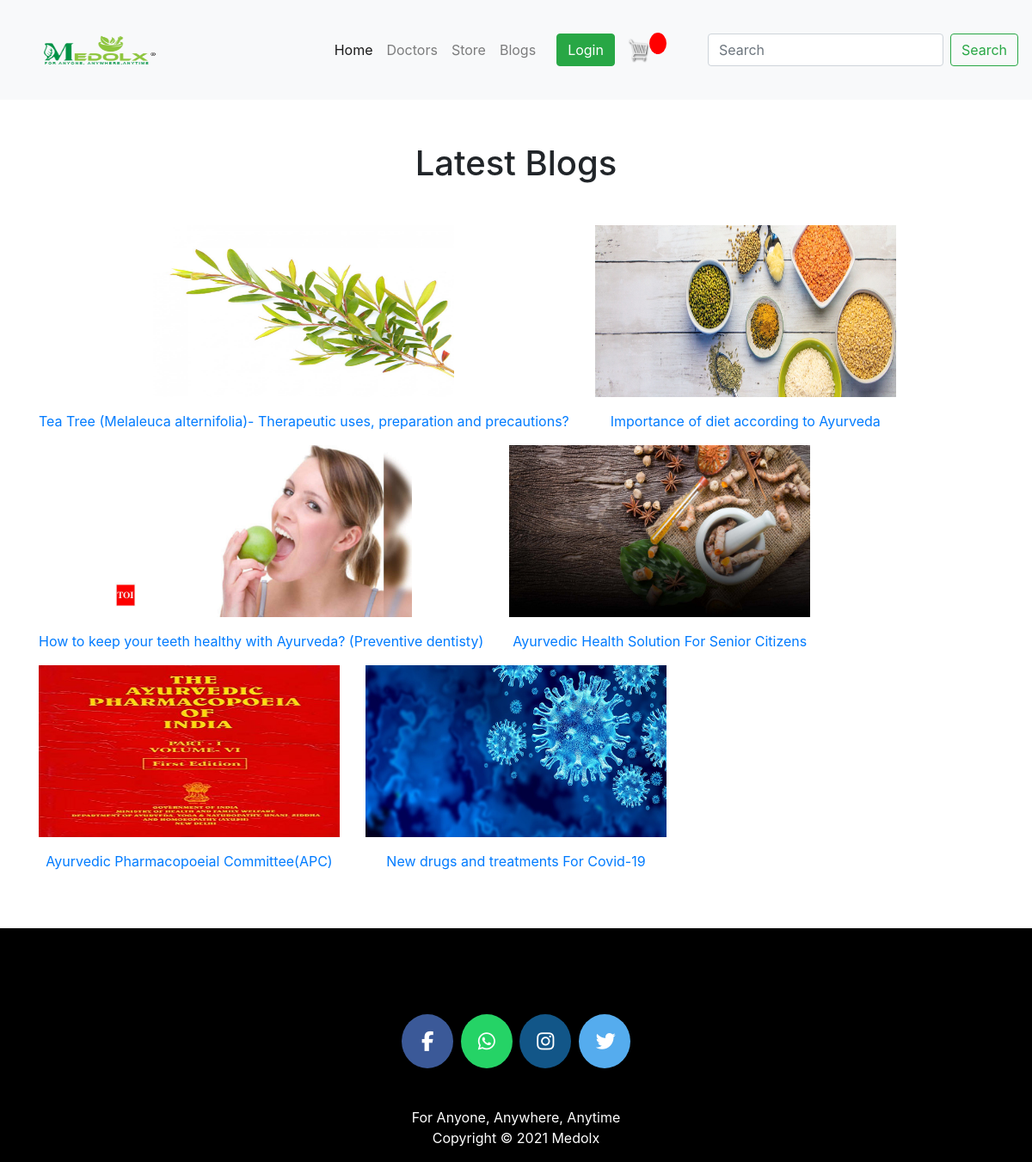
Screenshot of /blogs with the database file from the repository.
### medolx/models.py (models this page shows, shortened)
class Blog(models.Model):
    title = models.CharField(max_length=200, unique=True)
    desc = models.CharField(max_length=300)
    featured_pic= models.ImageField(upload_to='blog_pic/BlogFeaturedPic/',null=True,blank=True)
    content = models.TextField()
    author = models.CharField(max_length=20)
    author_pic= models.ImageField(upload_to='blog_pic/BlogAuthorPic/',null=True,blank=True)

### medolx/views.py (the view)
# urls.py: path('blogs', views.blogs, name="blogs"),
def blogs(request):
    blogs=models.Blog.objects.all().filter()
    return render(request,'blogs.html',{'blogs':blogs})

### templates/blogs.html (shortened to what this page needs)
{% extends "base.html" %}
{% block body %}
{% load static %}
<section class="blogs">
    <h1 class="text-center mb-5">Latest Blogs</h1>
    <div class="container">
        <div class="row">
            {% for b in blogs %}
            <div class="col-md-auto text-center">
                <a href="{% url 'blog' b.id  %}"><img src="{% static b.featured_pic.url %}" alt="not found"/></a>
                <a href="{% url 'blog' b.id  %}"><p class="mt-3">{{b.title}}</p></a>
            </div>
            {% endfor %}
        </div>
    </div>
</section>
{% endblock %}

### static/css/style.css (style rules this page uses)
* { padding: 0; margin: 0; text-decoration: none; list-style: none; box-sizing: border-box; }
a { text-decoration: none !important; }
.blogs { padding-top: 50px; padding-bottom: 50px; }
.blogs img { height: 200px; width: 350px; }
h1,h2,h3,h4,h5,h6 { color:hsl(0, 0%, 30%); }

### static/css/main.css (style rules this page uses)
body { background-color: hsl(0, 0%, 98%); }
h1,h2,h3,h4,h5,h6 { color:hsl(0, 0%, 30%); }

### static/css/login.css (style rules this page uses)
.container { height: 100%; align-content: center; }

### static/css/footer.css (style rules this page uses)
p { text-align: center; }

### rows the page displays
Blog: featured_pic (picture), title "Tea Tree (Melaleuca alternifolia)- Therapeutic uses, preparation and precautions?"
Blog: featured_pic (picture), title "Importance of diet according to Ayurveda"
Blog: featured_pic (picture), title "How to keep your teeth healthy with Ayurveda? (Preventive dentisty)"
Blog: featured_pic (picture), title "Ayurvedic Health Solution For Senior Citizens"
Blog: featured_pic (picture), title "Ayurvedic Pharmacopoeial Committee(APC)"
Blog: featured_pic (picture), title "New drugs and treatments For Covid-19"
